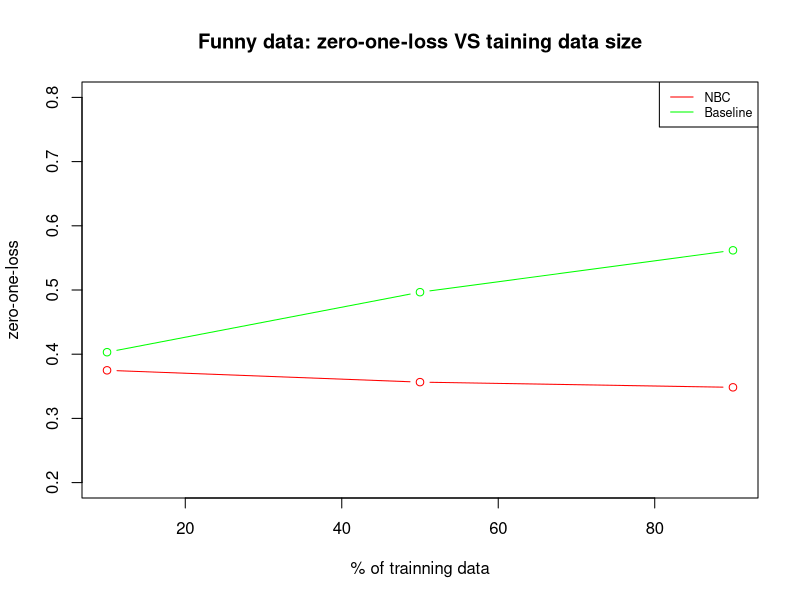
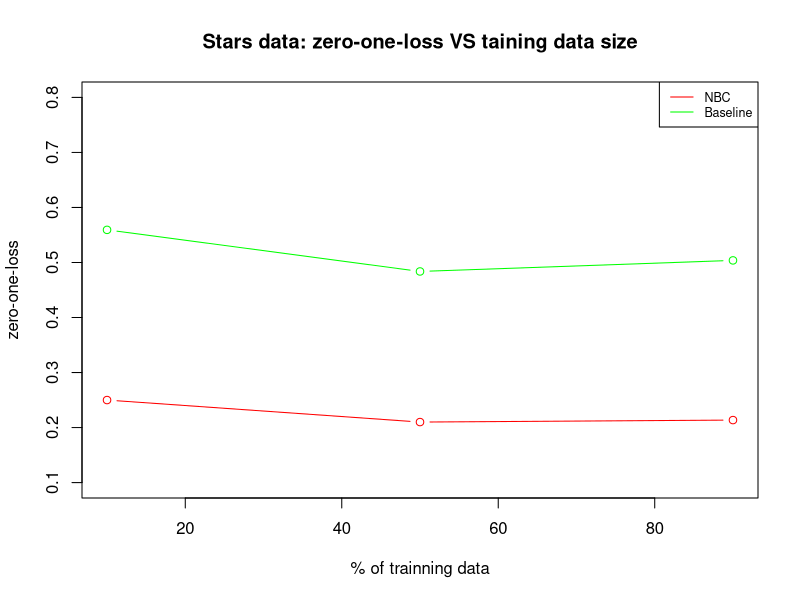

R code for these plots, in order:
#plot funny
y=c(0.3749,0.3565,0.3484)
ystd = c(0.001,0.01,0.0125)
b=c(0.4031,0.4966,0.5618)
x=c(10,50,90)
plot(x,y,ylim=c(0.2,0.8),type='b',xlab="% of trainning data",ylab="zero-one-loss",main="Funny data: zero-one-loss VS taining data size"
     ,col='red')
lines(x,b,ylim=c(0.2,0.8),type='b',col='green')
legend("topright", cex = 0.75,legend = c("NBC",'Baseline'), col=c('red','green'), lty=c(1,1))


#plot star
y=c(0.2500,0.2100,0.2136)
ystd = c(0.001,0.01,0.0125)
b=c(0.5593,0.4837,0.5038)
x=c(10,50,90)
plot(x,y,ylim=c(0.1,0.8),type='b',xlab="% of trainning data",ylab="zero-one-loss",main="Stars data: zero-one-loss VS taining data size"
     ,col='red')
lines(x,b,ylim=c(0.1,0.8),type='b',col='green')
legend("topright",cex = 0.75,legend = c("NBC",'Baseline'), col=c('red','green'), lty=c(1,1))